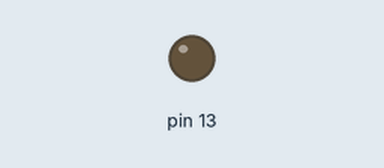
Bench run of a sketch on a simulated Arduino Uno, built with avr-gcc and run on an emulated ATmega328P. Shown: output pins drawn as LEDs (lit = HIGH).

Above: at 0.2 s.
At 4.0 s:
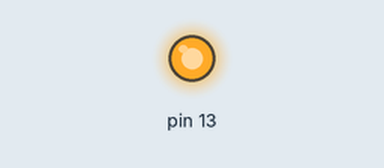
Timing chart, 0 to 5.9 s (numbered marks = the images above):
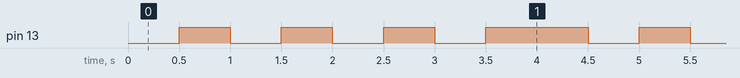

The sketch:

BitBanging.ino
```cpp
void BitBang(int inp_byt) {
    for (int counter = 0; counter < 8; counter++) {
        digitalWrite(13, (inp_byt >> counter) & 1);
        delay(500);
    }
}

void setup() {
    Serial.begin(9600);
    pinMode(13, OUTPUT);
}

void loop() {
    BitBang(0b10101010);
    delay(500);
}
```

Measured:
- by itself, pin 13: repeats every 4.5 s: 2 × (LOW 0.50 s, HIGH 0.50 s), LOW 0.50 s, HIGH 1.0 s, LOW 0.50 s, HIGH 0.50 s
- by itself, everything shown: repeats every 4.5 s, in 8 steps
